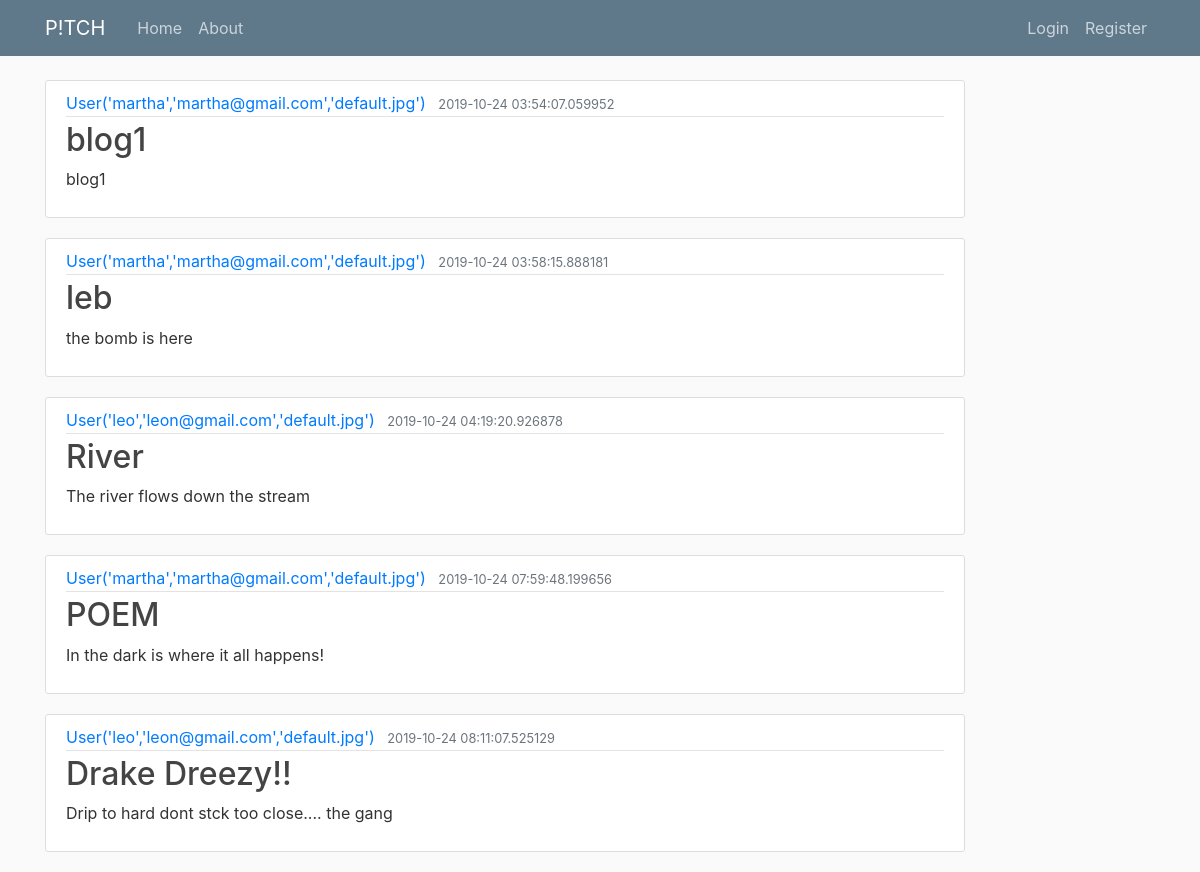
Page /home on the earlier database version.
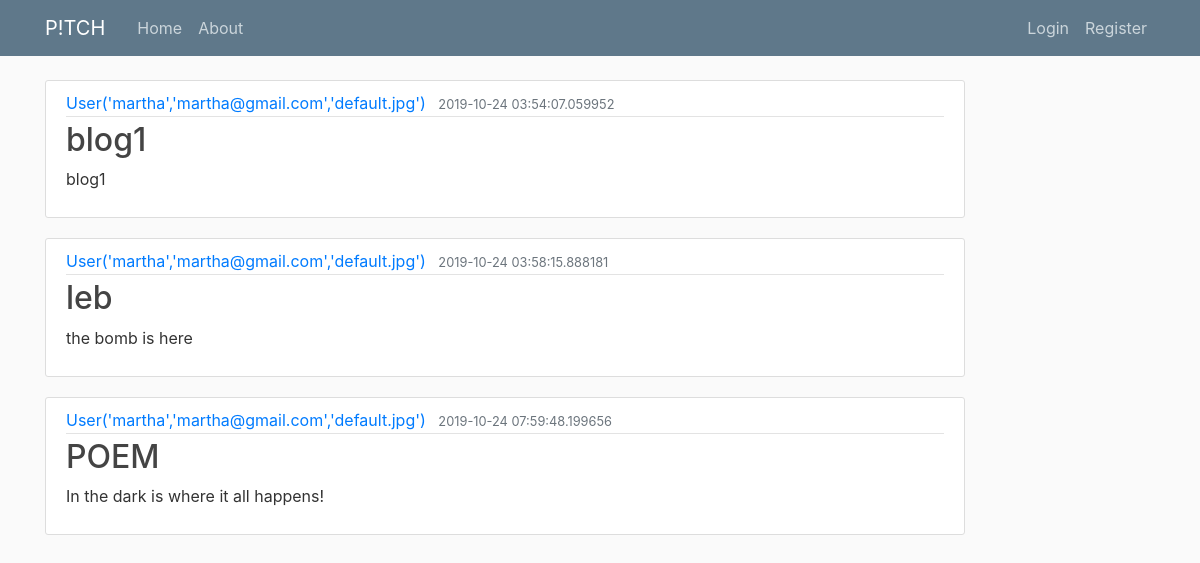
Same page on the later database version.
### pitch/models.py (models this page shows, shortened)
class Post(db.Model):
    id = db.Column(db.Integer, primary_key=True)
    title= db.Column(db.String(100),nullable=False)
    date_posted = db.Column(db.DateTime,nullable= False,default=datetime.utcnow)
    content = db.Column(db.Text, nullable= False)
    user_id= db.Column(db.Integer, db.ForeignKey('user.id'),nullable=False)

class User(db.Model,UserMixin):
    id = db.Column(db.Integer, primary_key=True)
    username = db.Column(db.String(20), index=True, unique=True, nullable=False)
    email = db.Column(db.String(100),unique=True, index=True, nullable=False)
    image_file = db.Column(db.String(20),nullable= False,default='default.jpg')
    password= db.Column(db.String(60),nullable=False)
    posts = db.relationship('Post', backref= 'author',lazy= True)
    def __repr__(self):
        return f"User('{self.username}','{self.email}','{self.image_file}')"

### pitch/views.py (the view)
@app.route("/")
@app.route("/home")
def home():
    posts = Post.query.all()
    return render_template("home.html", posts=posts)

### pitch/templates/home.html
{%extends "layout.html"%}
{% block content %}
{%for post in posts %}
<article class="media content-section">
    <div class="media-body">
        <div class="article-metadata">
            <a class="mr-2" href="#"> {{ post.author }} </a>
            <small class="text-muted"> {{ post.date_posted }} </small>
        </div>
        <h2><a class="article-title" href="#"> {{post.title}}</a></h2>
        <p class="article-content"> {{post.content}} </p>
    </div>
</article>
{% endfor %}
{%endblock content %}

Differences in the rows shown:
removed Post: author "User('leo','leon@gmail.com','default.jpg')", date_posted "2019-10-24 04:19:20.926878", title "River", content "The river flows down the stream"
removed Post: author "User('leo','leon@gmail.com','default.jpg')", date_posted "2019-10-24 08:11:07.525129", title "Drake Dreezy!!", content "Drip to hard dont stck too close.... the gang"
